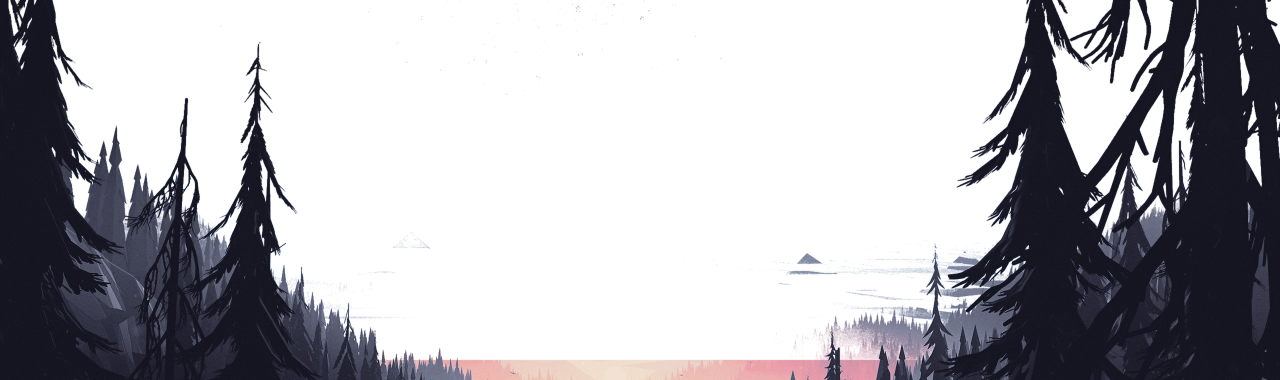
#> input picture tools/_backup/mocha-forest-classic/foreground.png, 2560 x 760 px (shown at 1/2 size)
$ python mocha.py _backup/mocha-forest-classic/foreground.png _backup/mocha-forest-classic/foreground.png
#> lines starting #> are read from the running program, lines starting #| are printed output that depends on the picture
"""Catppuccin Mocha recolor: maps every colour smoothly onto the 26-colour palette in Oklab."""
import numpy as np
from PIL import Image

HEX = """f5e0dc f2cdcd f5c2e7 cba6f7 f38ba8 eba0ac fab387 f9e2af a6e3a1 94e2d5 89dceb 74c7ec 89b4fa b4befe
cdd6f4 bac2de a6adc8 9399b2 7f849c 6c7086 585b70 45475a 313244 1e1e2e 181825 11111b""".split()
PAL = np.array([[int(h[i:i+2], 16) for i in (0, 2, 4)] for h in HEX]) / 255.0

M1 = np.array([[0.4122214708, 0.5363325363, 0.0514459929], [0.2119034982, 0.6806995451, 0.1073969566], [0.0883024619, 0.2817188376, 0.6299787005]])
M2 = np.array([[0.2104542553, 0.7936177850, -0.0040720468], [1.9779984951, -2.4285922050, 0.4505937099], [0.0259040371, 0.7827717662, -0.8086757660]])

def _lin(c): return np.where(c <= 0.04045, c / 12.92, ((c + 0.055) / 1.055) ** 2.4)
def _srgb(c): c = np.clip(c, 0, 1); return np.where(c <= 0.0031308, c * 12.92, 1.055 * c ** (1 / 2.4) - 0.055)
def oklab(rgb): return np.cbrt(_lin(rgb) @ M1.T) @ M2.T
def from_oklab(lab): return _srgb(((lab @ np.linalg.inv(M2).T) ** 3) @ np.linalg.inv(M1).T)

def build_lut(n=64, sigma=0.06, keep_light=0.4, light_weight=1.0, vivid=0.0):
    """light_weight < 1 matches more by hue than by brightness (keeps colourful areas colourful).
    vivid > 0 pushes chroma back towards the source chroma (capped at Mocha's accent chroma)."""
    g = np.linspace(0, 1, n)
    grid = np.stack(np.meshgrid(g, g, g, indexing='ij'), -1).reshape(-1, 3)
    lab = oklab(grid); pal = oklab(PAL)
    diff = lab[:, None, :] - pal[None]
    d2 = light_weight * diff[..., 0] ** 2 + diff[..., 1] ** 2 + diff[..., 2] ** 2
    w = np.exp(-d2 / (2 * sigma ** 2)); w /= w.sum(1, keepdims=True) + 1e-12
    m = w @ pal
    # lightness: blend palette lightness with the source lightness squeezed into Mocha's range (crust..text)
    lo, hi = oklab(PAL[[25]])[0, 0], oklab(PAL[[14]])[0, 0]
    m[:, 0] = (1 - keep_light) * m[:, 0] + keep_light * (lo + (hi - lo) * lab[:, 0])
    if vivid:
        c_src = np.hypot(lab[:, 1], lab[:, 2]); c_map = np.hypot(m[:, 1], m[:, 2]) + 1e-6
        target = np.minimum(np.maximum(c_map, c_src), 0.13)
        k = 1 + vivid * (target / c_map - 1)
        m[:, 1] *= k; m[:, 2] *= k
    return from_oklab(m).reshape(n, n, n, 3)

def apply_lut(img, lut):
    n = lut.shape[0]
    idx = img * (n - 1); i0 = np.floor(idx).astype(int).clip(0, n - 2); f = idx - i0
    out = np.zeros_like(img)
    for dx in (0, 1):
        for dy in (0, 1):
            for dz in (0, 1):
                wt = (f[..., 0] if dx else 1 - f[..., 0]) * (f[..., 1] if dy else 1 - f[..., 1]) * (f[..., 2] if dz else 1 - f[..., 2])
                out += wt[..., None] * lut[i0[..., 0] + dx, i0[..., 1] + dy, i0[..., 2] + dz]
    return out

def recolor(src, dst=None, size=(2560, 1440), **lut_args):
#> called with size = (2560, 1440)
    im = Image.open(src).convert('RGB') if isinstance(src, str) else src
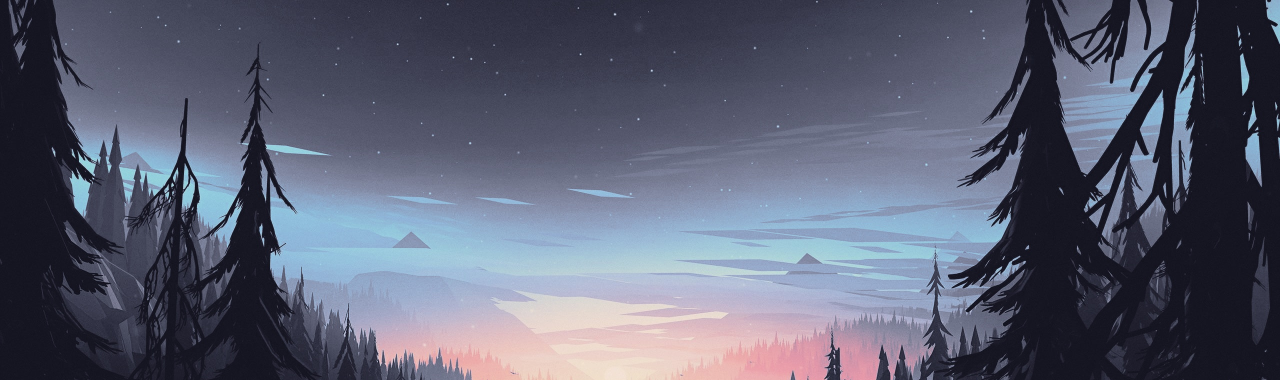
#> im: PIL image 2560x760 RGB (shown at 1/2 size); mean R, G, B 90.8, 95, 113.5
    if size and im.size != size: im = im.resize(size, Image.LANCZOS)
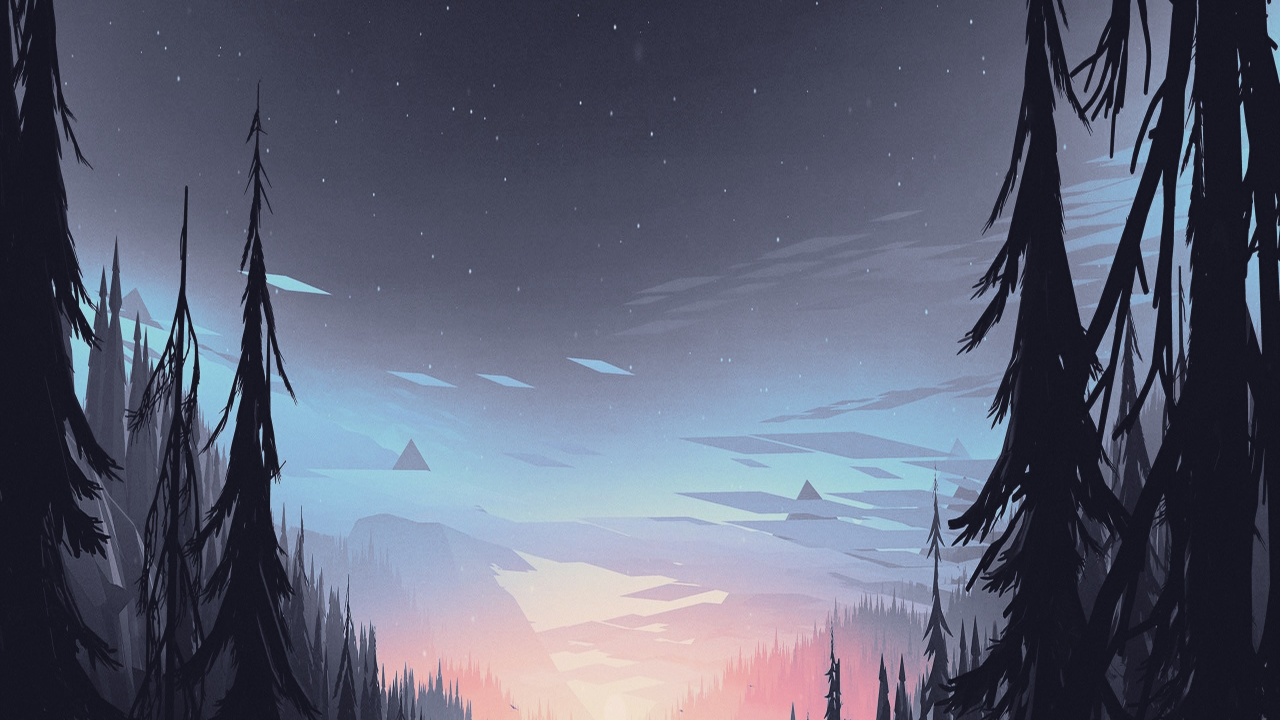
#> im: PIL image 2560x1440 RGB (shown at 1/2 size); mean R, G, B 90.8, 95, 113.5
    out = apply_lut(np.asarray(im) / 255.0, build_lut(**lut_args))
#> in apply_lut, `f = idx - i0`:
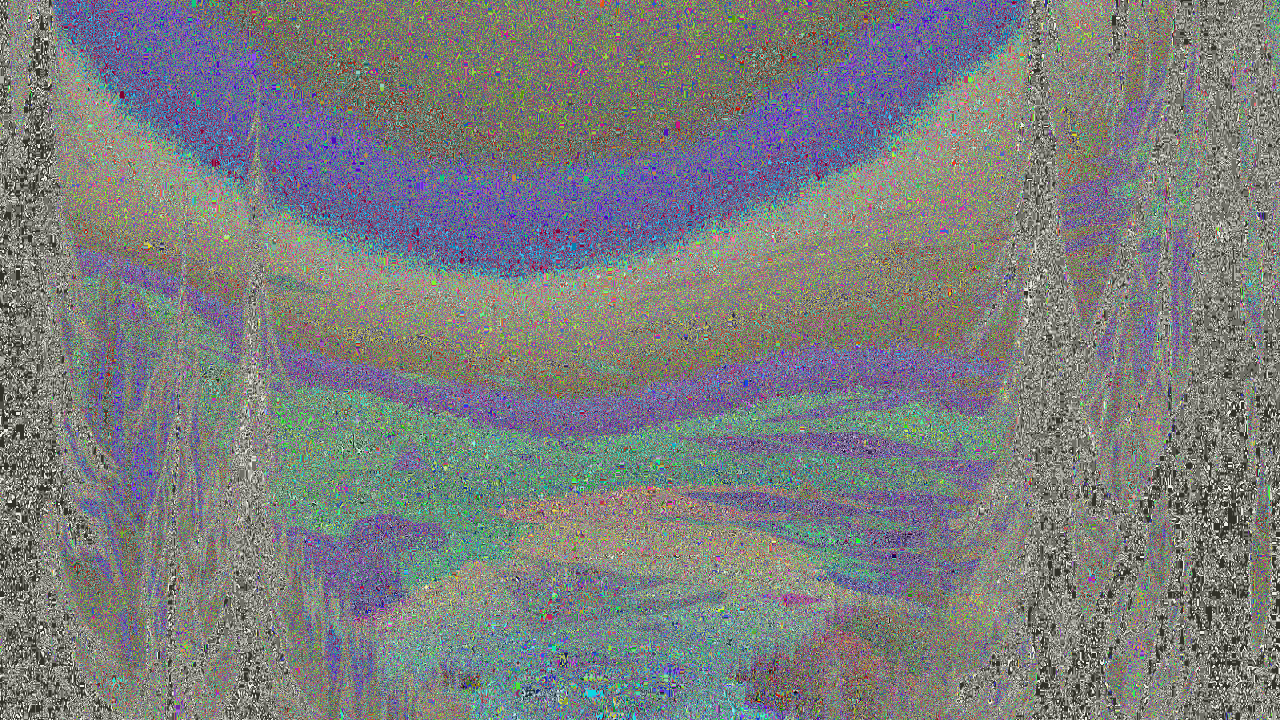
#> f: shape (1440, 2560, 3) float64 (shown at 1/2 size); mean of channels 0, 1, 2 0.486, 0.495, 0.494; drawn as R, G, B
    res = Image.fromarray((out * 255 + 0.5).clip(0, 255).astype(np.uint8))
    if dst: res.save(dst, quality=93)
    return res

if __name__ == '__main__':
    import sys
    recolor(sys.argv[1], sys.argv[2])
